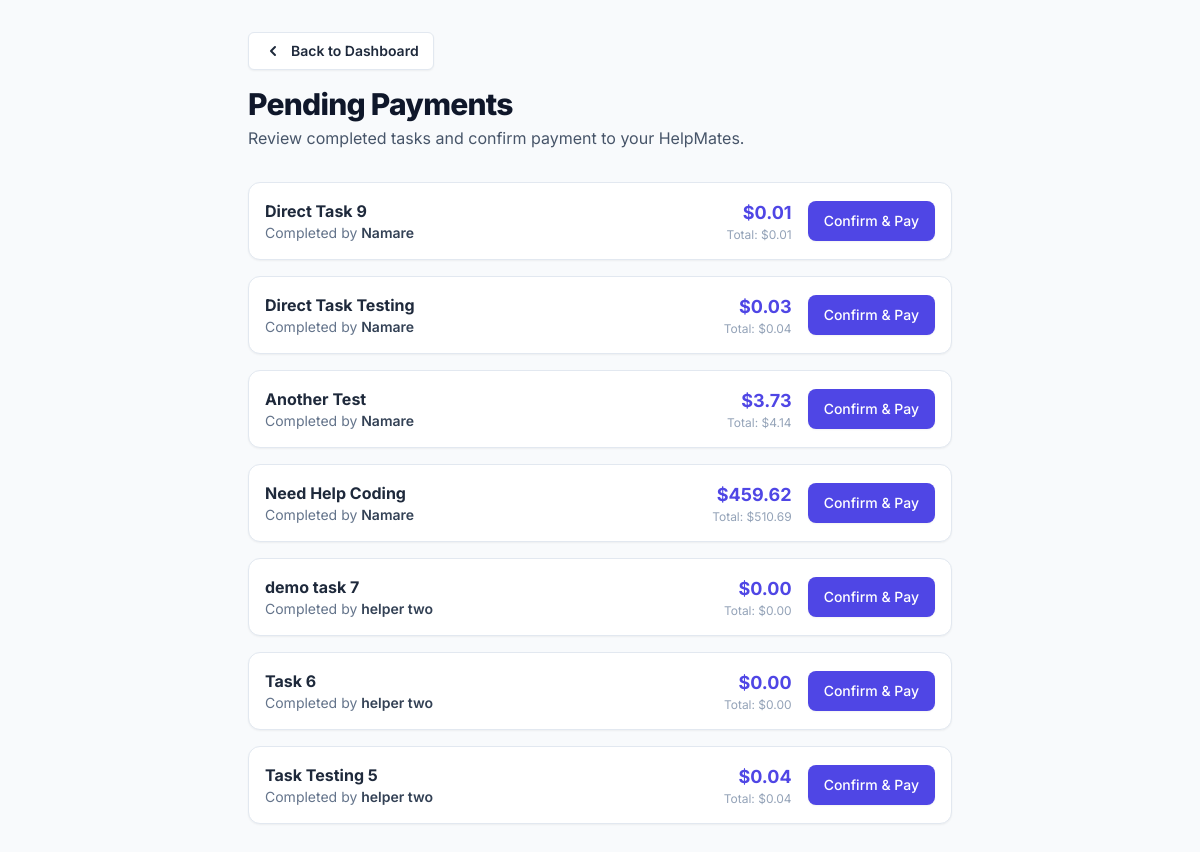
/pending_payments.php (signed in), run on the app's committed database.
### tables this page shows
CREATE TABLE `hiring_records` (
  `hiring_id` int NOT NULL AUTO_INCREMENT,
  `user_id` int NOT NULL,
  `helper_id` int NOT NULL,
  `task_id` int DEFAULT NULL,
  `start_time` datetime DEFAULT NULL,
  `end_time` datetime DEFAULT NULL,
  `hourly_rate` decimal(10,2) NOT NULL,
  `user_confirmation` enum('pending','confirmed','disputed') DEFAULT 'pending',
  `helper_confirmation` enum('pending','confirmed','disputed') DEFAULT 'pending',
  `created_at` timestamp NULL DEFAULT CURRENT_TIMESTAMP,
  `status` enum('pending','in_progress','completed','disputed') DEFAULT 'pending',
  `chat_enabled` tinyint(1) NOT NULL DEFAULT '0',
  `logged_hours` decimal(10,3) GENERATED ALWAYS AS ((timestampdiff(SECOND,`start_time`,`end_time`) / 3600)) STORED,
  PRIMARY KEY (`hiring_id`),
  KEY `user_id` (`user_id`),
  KEY `helper_id` (`helper_id`),
  KEY `task_id` (`task_id`),
  CONSTRAINT `hiring_records_ibfk_1` FOREIGN KEY (`user_id`) REFERENCES `users` (`user_id`),
  CONSTRAINT `hiring_records_ibfk_2` FOREIGN KEY (`helper_id`) REFERENCES `helpers` (`helper_id`),
  CONSTRAINT `hiring_records_ibfk_3` FOREIGN KEY (`task_id`) REFERENCES `tasks` (`task_id`)
);

CREATE TABLE `tasks` (
  `task_id` int NOT NULL AUTO_INCREMENT,
  `title` varchar(255) NOT NULL,
  `description` text,
  `skill_required` text,
  `hourly_rate` decimal(10,2) DEFAULT NULL,
  `urgency` varchar(6) DEFAULT NULL,
  `created_at` timestamp NULL DEFAULT CURRENT_TIMESTAMP,
  `updated_at` timestamp NULL DEFAULT CURRENT_TIMESTAMP ON UPDATE CURRENT_TIMESTAMP,
  `user_id` int DEFAULT NULL,
  `status` enum('open','in_progress','completed') NOT NULL DEFAULT 'open',
  PRIMARY KEY (`task_id`),
  KEY `fk_tasks_user_id` (`user_id`),
  CONSTRAINT `fk_tasks_user_id` FOREIGN KEY (`user_id`) REFERENCES `users` (`user_id`) ON DELETE CASCADE ON UPDATE CASCADE
);

CREATE TABLE `helpers` (
  `helper_id` int NOT NULL AUTO_INCREMENT,
  `name` varchar(255) NOT NULL,
  `email` varchar(255) NOT NULL,
  `password_hash` varchar(255) NOT NULL,
  `phone_number` varchar(15) DEFAULT NULL,
  `address` text,
  `skills` text,
  `rating` decimal(3,2) DEFAULT '0.00',
  `profile_photo` text,
  `created_at` timestamp NULL DEFAULT CURRENT_TIMESTAMP,
  `updated_at` timestamp NULL DEFAULT CURRENT_TIMESTAMP ON UPDATE CURRENT_TIMESTAMP,
  `verification_status` enum('pending','verified','rejected') DEFAULT 'pending',
  `verified_by` int DEFAULT NULL,
  `status` enum('active','suspended','deactivated') DEFAULT 'active',
  PRIMARY KEY (`helper_id`),
  UNIQUE KEY `email` (`email`),
  KEY `verified_by` (`verified_by`),
  CONSTRAINT `helpers_ibfk_1` FOREIGN KEY (`verified_by`) REFERENCES `admins` (`admin_id`)
);

### pending_payments.php (the view, shortened to what this page needs)
<?php
include 'dbconnect.php';
$user_id = $_SESSION['user_id'];
$sql = "
    SELECT
        hr.hiring_id,
        hr.logged_hours,
        hr.hourly_rate,
        (hr.logged_hours * hr.hourly_rate) AS total_fee,
        ((hr.logged_hours * hr.hourly_rate) * 0.10) AS platform_fee,
        ((hr.logged_hours * hr.hourly_rate) - ((hr.logged_hours * hr.hourly_rate) * 0.10)) AS payable_amount,
        h.name AS helper_name,
        t.title AS task_title,
        hr.created_at
    FROM hiring_records hr
    JOIN helpers h ON hr.helper_id = h.helper_id
    JOIN tasks t ON hr.task_id = t.task_id
    WHERE hr.user_id = ? AND hr.status = 'completed' AND hr.user_confirmation = 'pending'
    ORDER BY hr.created_at DESC
";
$stmt = $conn->prepare($sql);
$stmt->bind_param("i", $user_id);
$stmt->execute();
$result = $stmt->get_result();
$pending_payments = $result->fetch_all(MYSQLI_ASSOC);
?>
<!DOCTYPE html>
<html lang="en">
<head>
    <script src="https://cdn.tailwindcss.com"></script>
</head>
<body class="bg-slate-50">
    <main class="max-w-3xl mx-auto p-4 sm:p-6 lg:p-8">
        <header class="fade-in-up mb-8">
            <a href="userdashboard.php" class="inline-flex items-center gap-2 rounded-md bg-white px-3.5 py-2 text-sm font-semibold text-slate-800 shadow-sm hover:bg-slate-200 border border-slate-200">
                <svg xmlns="http://www.w3.org/2000/svg" class="h-5 w-5" viewBox="0 0 20 20" fill="currentColor"><path fill-rule="evenodd" d="M12.707 5.293a1 1 0 010 1.414L9.414 10l3.293 3.293a1 1 0 01-1.414 1.414l-4-4a1 1 0 010-1.414l4-4a1 1 0 011.414 0z" clip-rule="evenodd" /></svg>
                Back to Dashboard
            </a>
            <h1 class="text-3xl font-extrabold tracking-tight text-slate-900 mt-4">Pending Payments</h1>
            <p class="mt-1 text-slate-600">Review completed tasks and confirm payment to your HelpMates.</p>
        </header>
        <div class="space-y-4">
            <?php if (empty($pending_payments)): ?>
                <div class="fade-in-up text-center bg-white p-12 rounded-xl border border-slate-200">
                    <div class="mx-auto flex h-12 w-12 items-center justify-center rounded-full bg-green-100">
                        <svg class="h-6 w-6 text-green-600" fill="none" viewBox="0 0 24 24" stroke-width="1.5" stroke="currentColor" aria-hidden="true">
                          <path stroke-linecap="round" stroke-linejoin="round" d="M4.5 12.75l6 6 9-13.5" />
                        </svg>
                    </div>
                    <h3 class="mt-4 text-sm font-semibold text-gray-900">All Caught Up!</h3>
                    <p class="mt-1 text-sm text-gray-500">You have no pending payments to confirm.</p>
                </div>
            <?php else: ?>
                <?php foreach ($pending_payments as $index => $payment): ?>
                    <div class="fade-in-up bg-white p-4 rounded-xl border border-slate-200 shadow-sm flex flex-col sm:flex-row sm:items-center sm:justify-between" style="transition-delay: <?php echo $index * 100; ?>ms;">
                        <div class="flex-grow mb-4 sm:mb-0">
                            <p class="font-bold text-slate-800"><?php echo htmlspecialchars($payment['task_title']); ?></p>
                            <p class="text-sm text-slate-500">
                                Completed by <span class="font-semibold text-slate-700"><?php echo htmlspecialchars($payment['helper_name']); ?></span>
                            </p>
                        </div>
                        <div class="flex items-center justify-between sm:justify-end gap-4 w-full sm:w-auto">
                            <div class="text-right">
                                <p class="text-lg font-bold text-indigo-600">$<?php echo number_format($payment['payable_amount'], 2); ?></p>
                                <p class="text-xs text-slate-400">Total: $<?php echo number_format($payment['total_fee'], 2); ?></p>
                            </div>
                            <a href="confirm_payment.php?hiring_id=<?php echo $payment['hiring_id']; ?>" class="inline-flex items-center justify-center whitespace-nowrap rounded-lg text-sm font-medium h-10 px-4 py-2 bg-indigo-600 text-white shadow-sm hover:bg-indigo-700 transition-colors focus:outline-none focus:ring-2 focus:ring-indigo-500 focus:ring-offset-2">
                                Confirm & Pay
                            </a>
                        </div>
                    </div>
                <?php endforeach; ?>
            <?php endif; ?>
        </div>
    </main>
</body>
</html>

### pending_payments.php (style rules this page uses)
body { font-family: 'Inter', sans-serif; }
.fade-in-up { opacity: 0; transform: translateY(20px); transition: opacity 0.5s ease-out, transform 0.5s ease-out; }
.fade-in-up.visible { opacity: 1; transform: translateY(0); }

### data on the page
hiring_records: task.title "Direct Task 9", helper.name "Namare", payable_amount "0.01", total_fee "0.01"
hiring_records: task.title "Direct Task Testing", helper.name "Namare", payable_amount "0.03", total_fee "0.04"
hiring_records: task.title "Another Test", helper.name "Namare", payable_amount "3.73", total_fee "4.14"
hiring_records: task.title "Need Help Coding", helper.name "Namare", payable_amount "459.62", total_fee "510.69"
hiring_records: task.title "demo task 7", helper.name "helper two", payable_amount "0.00", total_fee "0.00"
hiring_records: task.title "Task 6", helper.name "helper two", payable_amount "0.00", total_fee "0.00"
hiring_records: task.title "Task Testing 5", helper.name "helper two", payable_amount "0.04", total_fee "0.04"
